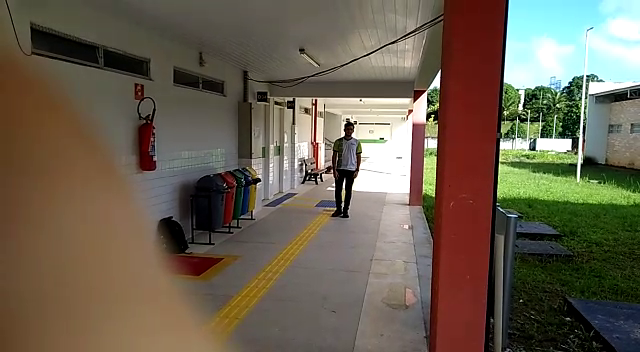
#> input picture frame 20 of data/videos/input/ifpe (28).mp4, 640 x 352 px
$ python face_detection_cascade.py
#> lines starting #> are read from the running program, lines starting #| are printed output that depends on the picture; after the words box and inside, x2 and y2 are one past the last pixel; in counts of white or black regions, pixels touching at a corner belong together
import cv2
import serial

print("Versão do OpenCV:", cv2.__version__)

classificador = cv2.CascadeClassifier('data\\opencv\\cascades\\haarcascade_frontalface_default.xml')
webCam = cv2.VideoCapture('data\\videos\\input\\ifpe (28).mp4')

while(True):
    conectou, imagem = webCam.read()
#> imagem is the input picture: shape (352, 640, 3); mean B, G, R 79.6, 96, 105.9

    imagem = cv2.flip(imagem, 1) # inverte imagem (opcional)
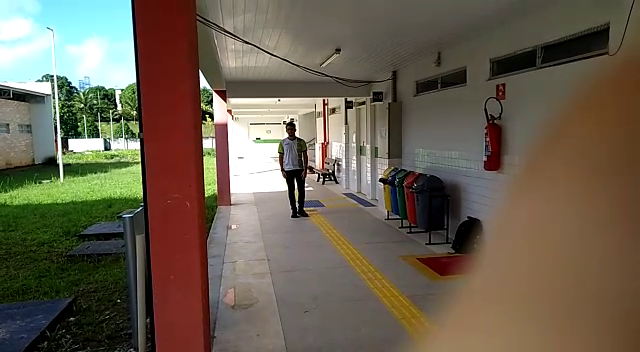
#> imagem: shape (352, 640, 3); mean B, G, R 79.6, 96, 105.9
    alturaImagem, larguraImagem = imagem.shape[:2]
#> alturaImagem = 352; larguraImagem = 640

    converteuCinza = cv2.cvtColor(imagem, cv2.COLOR_BGR2GRAY)
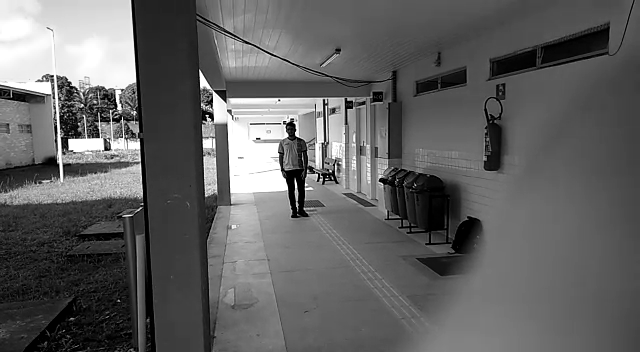
#> converteuCinza: shape (352, 640); min 0, max 255, mean 97

    encontrarFaces = classificador.detectMultiScale(converteuCinza,
                                                    scaleFactor=1.5,
                                                    minSize=(150,150),
                                                    maxSize=(200,200))
#> encontrarFaces = ()
    cor = (0,0,255)
    for(origemX, origemY, largura, altura) in encontrarFaces:
        cv2.rectangle(imagem,(origemX,origemY),
                      (origemX + largura, origemY + altura),
                      cor,2)
        #print("Largura", largura, "Altura", altura)

        raio = 4
        centroRosto = (origemX + int(largura/2),origemY + int(altura/2))
        cv2.circle(imagem, centroRosto, raio, cor)

        # Normalizar = deixa valores entre zero até um
        normalizarZeroAteUm = int(larguraImagem/2)
        # Correção = transforma valores para 1 até 10
        fatorDeCorrecao = 10

        erroCentro = (((centroRosto[0] - (larguraImagem/2))
        /normalizarZeroAteUm) * fatorDeCorrecao)
        print(erroCentro)
        erroCentro = int(erroCentro)
#> this loop made 0 passes

    # desenha linha central
    cv2.line(imagem,(int(larguraImagem/2),0),
             (int(larguraImagem/2),alturaImagem),
             cor, 2)
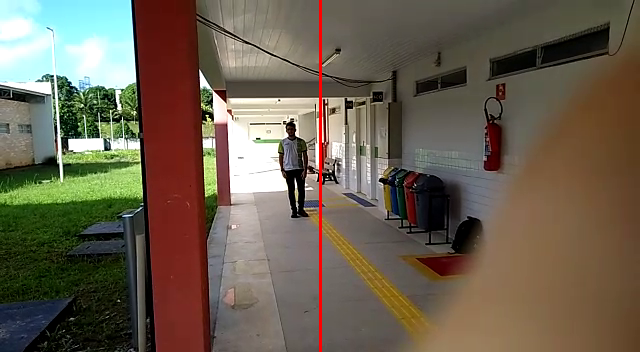
#> imagem: shape (352, 640, 3); 0.47% of pixels changed, all inside (x1, y1, x2, y2) = (319, 0, 322, 352)

    cv2.imshow("Rosto", imagem)

    teclou = cv2.waitKey(5) & 0xFF
#> (key q is pressed here)
    if teclou == ord('q') or teclou == 27: # se apertar q ou ESC
        webCam.release()
        cv2.destroyAllWindows()

$ run again, starting later in the video
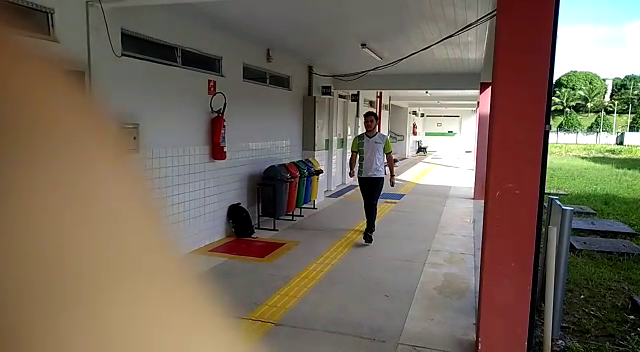
#> input picture frame 94 of data/videos/input/ifpe (28).mp4, 640 x 352 px
#> imagem is the input picture: shape (352, 640, 3); mean B, G, R 91, 105.7, 117.5
#> `converteuCinza = cv2.cvtColor(imagem, cv2.COLOR_BGR2GRAY)`:
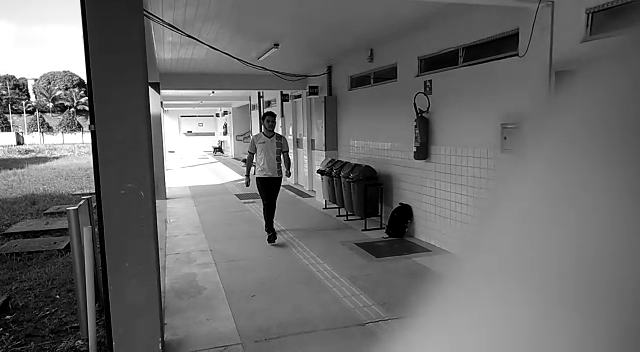
#> converteuCinza: shape (352, 640); min 0, max 255, mean 107.5
#> encontrarFaces = ()
#> `cv2.line(imagem,(int(larguraImagem/2),0), (int(larguraImagem/2),altura..`:
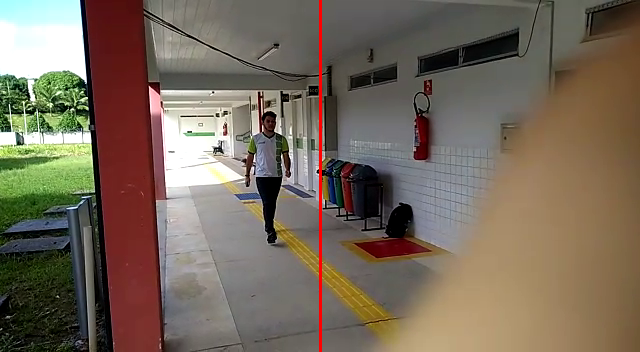
#> imagem: shape (352, 640, 3); mean B, G, R 90.5, 105.2, 118.2

$ run again, starting later in the video
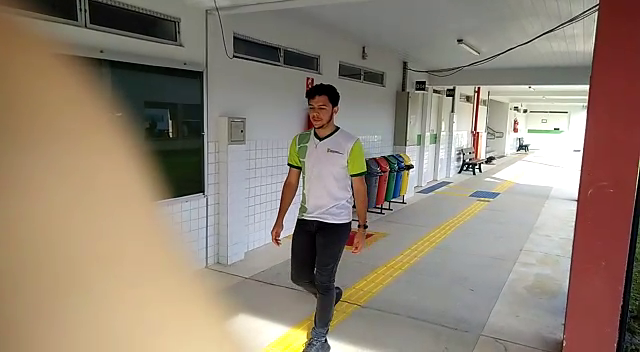
#> input picture frame 167 of data/videos/input/ifpe (28).mp4, 640 x 352 px
#> imagem is the input picture: shape (352, 640, 3); mean B, G, R 116.1, 131, 144.3
#> `converteuCinza = cv2.cvtColor(imagem, cv2.COLOR_BGR2GRAY)`:
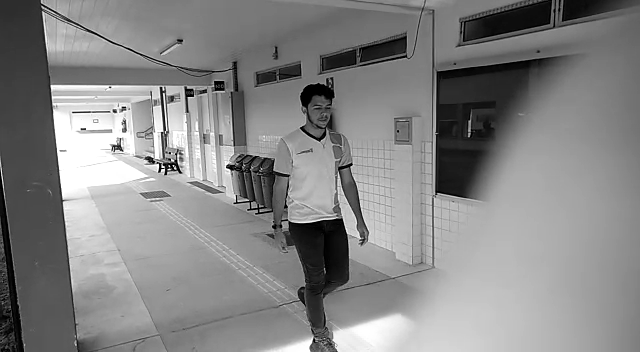
#> converteuCinza: shape (352, 640); min 0, max 255, mean 133.3
#> encontrarFaces = ()
#> `cv2.line(imagem,(int(larguraImagem/2),0), (int(larguraImagem/2),altura..`:
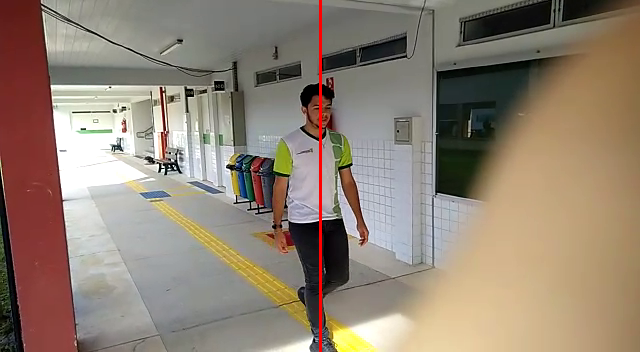
#> imagem: shape (352, 640, 3); mean B, G, R 115.7, 130.6, 145.1
